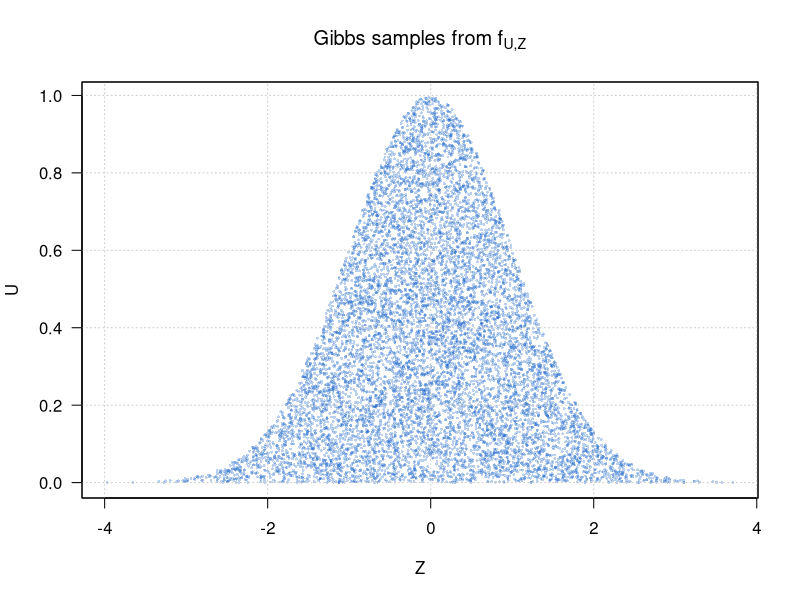

Reproduce this figure in R.
set.seed(67)

# Gibbs sampler for f_{U,Z}
gibbs_sampler <- function(n_samples) {

  # storage for samples
  U <- numeric(n_samples)
  Z <- numeric(n_samples)
  
  # initial values
  U[1] <- 0.5 # must be in (0,1)
  Z[1] <- 0.0
  
  for (t in 2:(n_samples)) {
    # sample U | Z
    z_prev <- Z[t-1]
    U[t] <- runif(1, min = 0, max = exp(-z_prev^2/2))
    
    # sample Z | U
    u_curr <- U[t]
    Z[t] <- runif(1, min = -sqrt(-2*log(u_curr)), max = sqrt(-2*log(u_curr)))
  }
  
  list(U = U, Z = Z)
}

# Generate 10000 samples
samples <- gibbs_sampler(n_samples = 10000)

# Plot
plot(samples$Z, samples$U,
     pch = 16,
     cex = 0.4,
     col = rgb(0.1, 0.4, 0.8, 0.3),
     xlab = "Z",
     ylab = "U",
     main = expression("Gibbs samples from" ~ f[U*","*Z]),
     las = 1)  # axis labels horizontal
grid(col = "gray80")
box()
